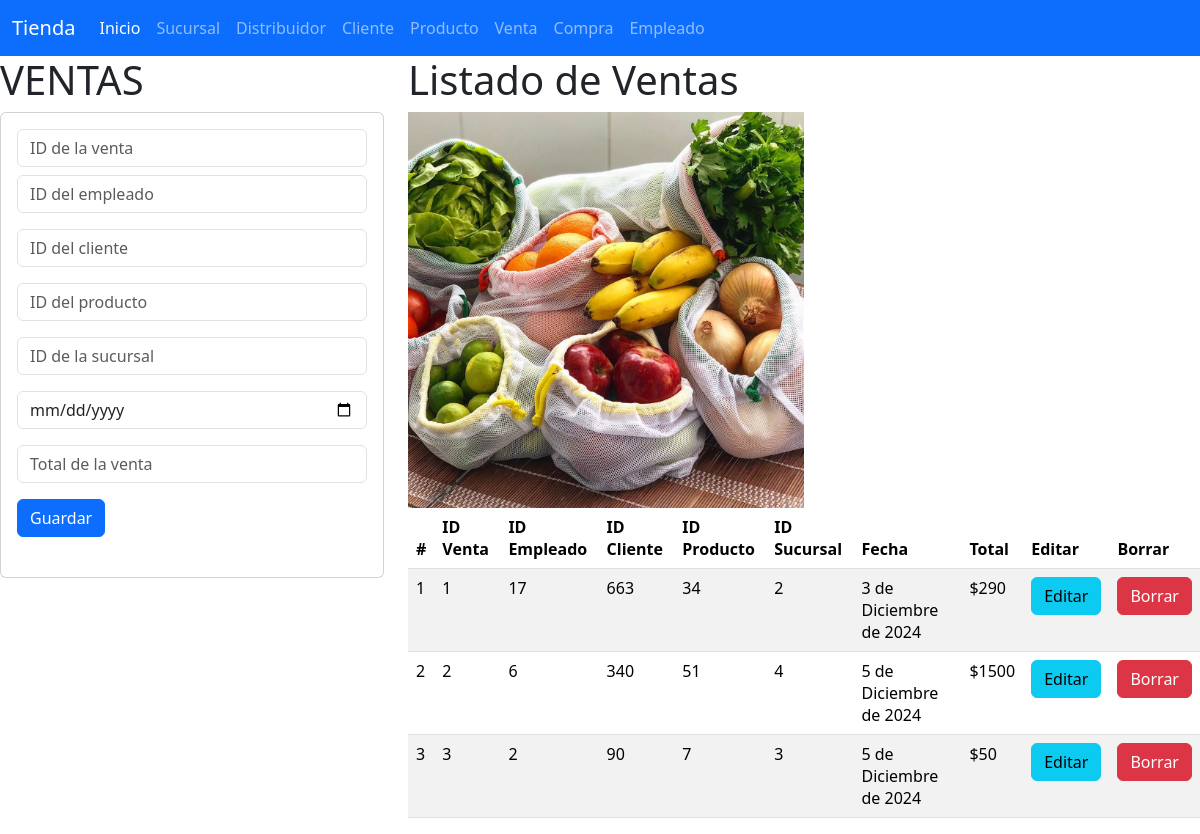
Page /venta on the committed database.
### venta_app/models.py (models this page shows)
class Venta(models.Model):
    id_venta = models.IntegerField(null=False, primary_key=True)
    id_empleado = models.IntegerField(null=False)
    id_cliente = models.IntegerField(null=False)
    id_producto = models.IntegerField(null=False)
    id_sucursal = models.IntegerField(null=False)
    fecha = models.DateField(null=False)
    total = models.IntegerField(null=False)

### venta_app/views.py (the view)
# urls.py: path("venta", views.inicio_vistaVenta, name="venta"),
def inicio_vistaVenta(request):
    lasVentas = Venta.objects.all()
    return render(request, "gestionarVenta.html", {"misVentas": lasVentas})

### venta_app/templates/gestionarVenta.html
{% extends "base.html" %}
{% load static %}
{% block cuerpo %}
<div class="row">
    <div class="col-md-4">
        <h1> VENTAS </h1>
        <div class="card">
            <div class="card-body">
                <form action="/registrarVenta/" method="POST"> {% csrf_token %}
                    <div class="form-group">
                        <input type="number" id="numID_venta" name="numID_venta" class="form-control" placeholder="ID de la venta" required>
                    </div>
                    <div class="form-group py-2">
                        <input type="number" id="numID_empleado" name="numID_empleado" class="form-control" placeholder="ID del empleado" required>
                    </div>
                    <div class="form-group py-2">
                        <input type="number" id="numID_cliente" name="numID_cliente" class="form-control" placeholder="ID del cliente" required>
                    </div>
                    <div class="form-group py-2">
                        <input type="number" id="numID_producto" name="numID_producto" class="form-control" placeholder="ID del producto" required>
                    </div>
                    <div class="form-group py-2">
                        <input type="number" id="numID_sucursal" name="numID_sucursal" class="form-control" placeholder="ID de la sucursal" required>
                    </div>
                    <div class="form-group py-2">
                        <input type="date" id="fechaVenta" name="fechaVenta" class="form-control" placeholder="Fecha de la venta" required>
                    </div>
                    <div class="form-group py-2">
                        <input type="number" id="numTotal" name="numTotal" class="form-control" placeholder="Total de la venta" required>
                    </div>
                    <div class="form-group py-2">
                        <button type="submit" class="btn btn-primary">Guardar</button>
                    </div>
                </form>
            </div>
        </div>
    </div>
    <div class="col-md-8">
        <h1>Listado de Ventas</h1>
        <img class="w-50" src="{% static 'img/venta.jpg' %}" alt="venta" width="200" height="auto">
        <div class="table-responsive">
            <table class="table table-striped">
                <thead>
                    <tr>
                        <th>#</th>
                        <th>ID Venta</th>
                        <th>ID Empleado</th>
                        <th>ID Cliente</th>
                        <th>ID Producto</th>
                        <th>ID Sucursal</th>
                        <th>Fecha</th>
                        <th>Total</th>
                        <th>Editar</th>
                        <th>Borrar</th>
                    </tr>
                </thead>
                <tbody>
                    {% for venta in misVentas %}
                    <tr>
                        <td>{{ forloop.counter }}</td>
                        <td>{{ venta.id_venta }}</td>
                        <td>{{ venta.id_empleado }}</td>
                        <td>{{ venta.id_cliente }}</td>
                        <td>{{ venta.id_producto }}</td>
                        <td>{{ venta.id_sucursal }}</td>
                        <td>{{ venta.fecha }}</td>
                        <td>${{ venta.total }}</td>
                        <td><a href="seleccionarVenta/{{ venta.id_venta }}" class="btn btn-info">Editar</a></td>
                        <td><a href="borrarVenta/{{ venta.id_venta }}" class="btn btn-danger">Borrar</a></td>
                    </tr>
                    {% endfor %}
                </tbody>
            </table>
        </div>
    </div>
</div>
{% endblock %}

### rows in the picture
Venta: id_venta "1", id_empleado "17", id_cliente "663", id_producto "34", id_sucursal "2", fecha "3 de Diciembre de 2024", total "290"
Venta: id_venta "2", id_empleado "6", id_cliente "340", id_producto "51", id_sucursal "4", fecha "5 de Diciembre de 2024", total "1500"
Venta: id_venta "3", id_empleado "2", id_cliente "90", id_producto "7", id_sucursal "3", fecha "5 de Diciembre de 2024", total "50"
